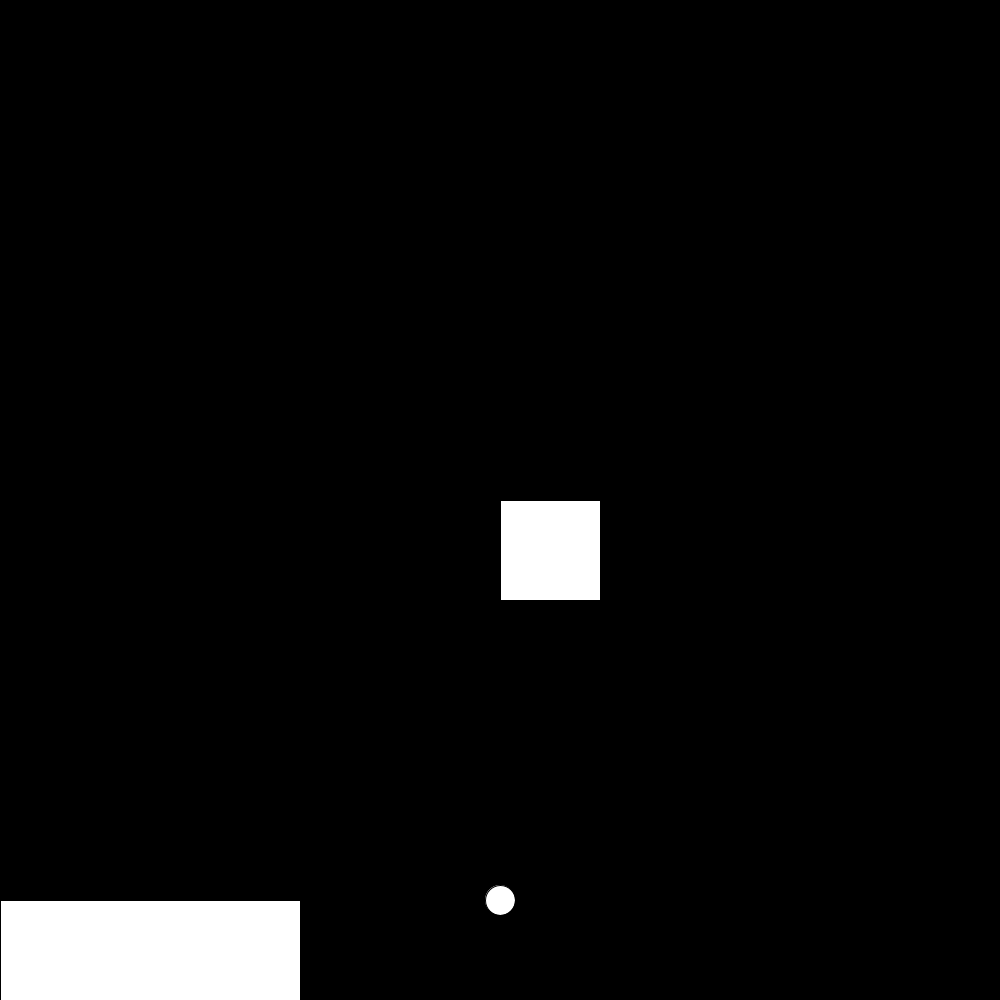
Frame 1 (no input)
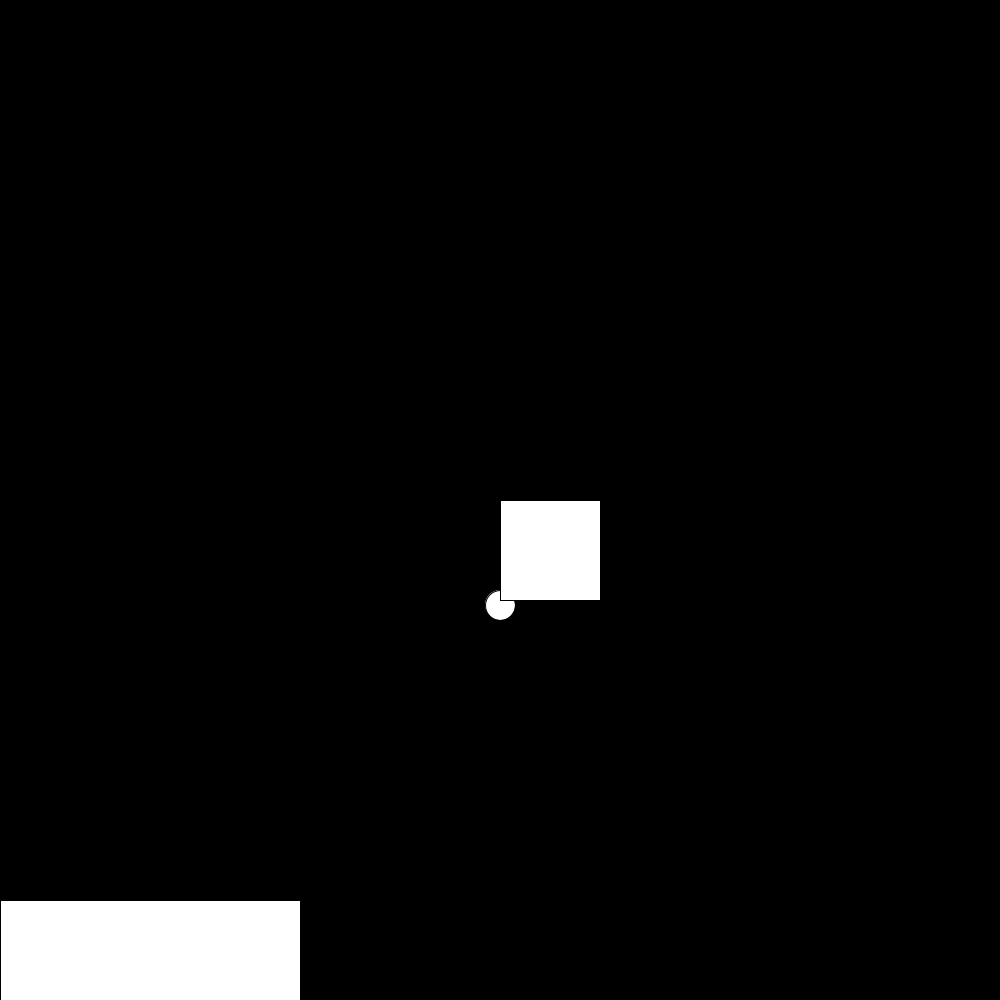
Frame 60 (the mouse pressed at the canvas centre just before this capture)
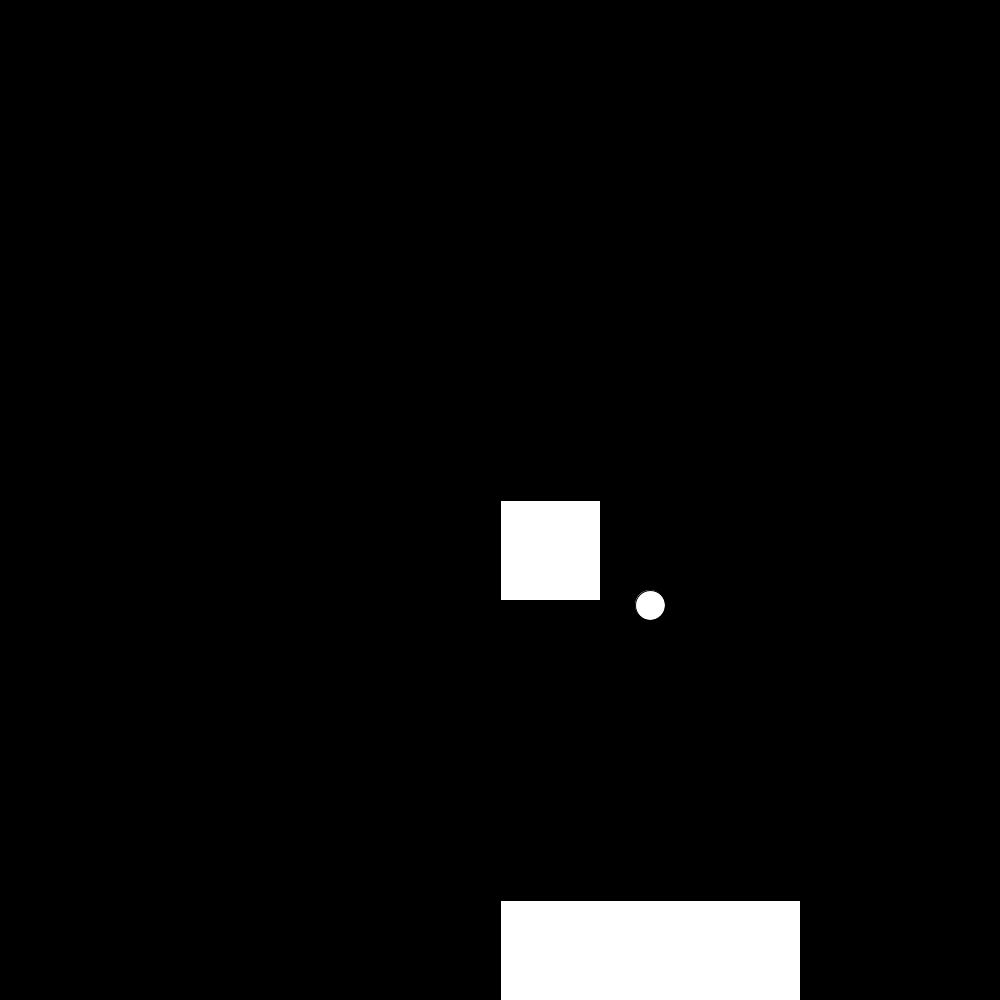
Frame 120 (the mouse held since frame 60 and released just before this capture)

The Processing sketch that drew these frames (run headless with seeded random() and noise(); from frame 60 on, the mouse is pressed at the canvas centre):

// Processing sketch: Noah_alien
// ── Noah_alien.pde
int bx =500;
int by=900;
int alienX = 500;
int alienY =  500;

void setup()
{
  noCursor();
  size (1000, 1000);
}

void draw()
{
  background (0, 0, 0);
  rect(mouseX, 900, 300, 100);
  ellipse (bx,by, 30,30);
  by=by-5;
  
  rect(alienX,alienY, 100,100);

  if (bx > alienX && bx < alienX +100 && by<  alienY +100)
  {
  alienX= (int) random ( 0,800);
  alienY= (int) random (0,500);
  }
  
}

void mousePressed()
{
   bx=mouseX+150;
   by=900;
}
